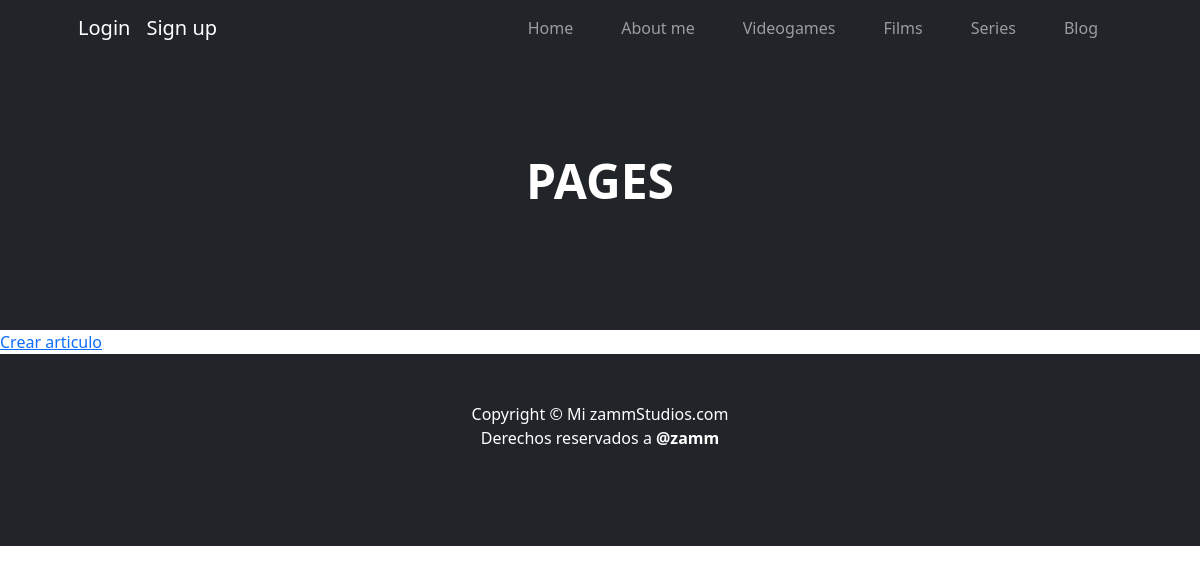
Page /pages/ on the earlier database version.
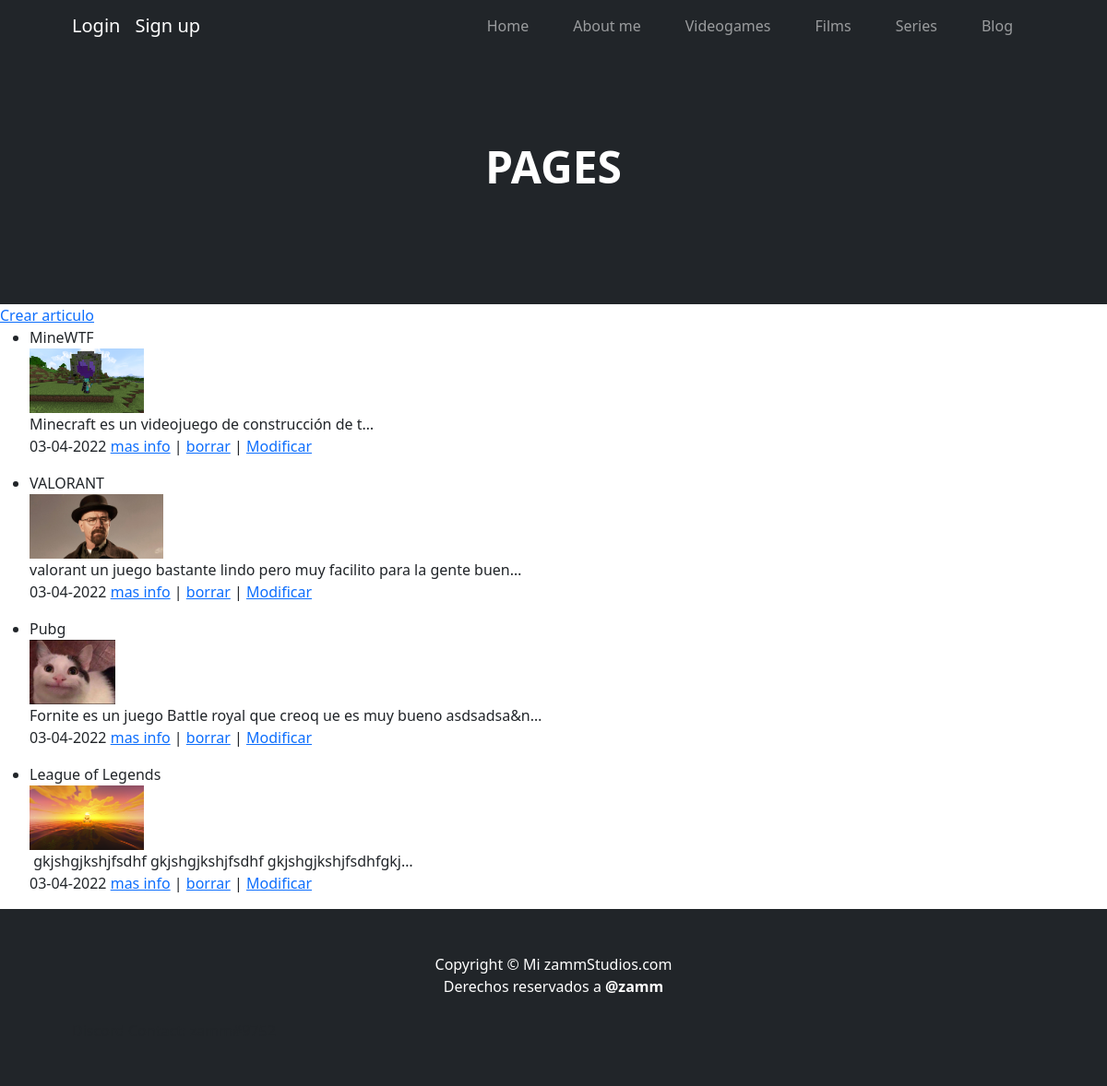
Same page on the later database version.
### blog/models.py (models this page shows, shortened)
class Page(models.Model):
    title = models.CharField(max_length=50)
    subtitle = models.CharField(max_length=100)
    image_page = models.ImageField(upload_to='blog/', blank=True, null=True)
    author = models.CharField(max_length=100)
    content = RichTextField(blank=True, null=True)
    datetimecreation = models.DateTimeField(auto_now_add=True)

### blog/views.py (the view)
# urls.py: path('', views.PagesList.as_view(), name='pages'),
class PagesList(ListView):
    model = Page
    template_name = 'blog/pages_list.html'

### blog/templates/blog/pages_list.html (shortened to what this page needs)
{% extends 'index/index.html' %}
{% block header_block %}
        <header class="bg-dark py-5">
            <div class="container px-5">
                <div class="row gx-5 justify-content-center">
                    <div class="col-lg-6">
                        <div class="text-center my-5">
                            {% block header_text_block %}
                                <h1 class="display-5 fw-bolder text-white mb-2">PAGES</h1>
                            {% endblock header_text_block %}
                        </div>
                    </div>
                </div>
            </div>
        </header>
{% endblock header_block %}
{% block body_block %}
        <a href={% url 'page_create' %}>Crear articulo</a>
    {% for page in page_list %}
        <ul>
            <li>{{page.title}}<br>
                {% if page.image_page %}
                    <img src="{{page.image_page.url}}" alt="image" height="70"><br>
                {% endif %}
                {{page.content|striptags|safe|truncatechars:"70"}}<br>
                {{page.datetimecreation | date:'d-m-Y'}}
                <a href={% url 'page_detail' page.id %}>mas info</a> |
                <a href={% url 'page_delete' page.id %}>borrar</a> |
                <a href={% url 'page_edit' page.id %}>Modificar</a>
            </li>
        </ul>
    {% endfor %}
{% endblock body_block %}

Differences in the rows shown:
added Page: title "MineWTF", image_page (picture), content "Minecraft es un videojuego de construcción de t…", datetimecreation "03-04-2022"
added Page: title "VALORANT", image_page (picture), content "valorant un juego bastante lindo pero muy facilito para la gente buen…", datetimecreation "03-04-2022"
added Page: title "Pubg", image_page (picture), content "Fornite es un juego Battle royal que creoq ue es muy bueno asdsadsa&n…", datetimecreation "03-04-2022"
added Page: title "League of Legends", image_page (picture), content "gkjshgjkshjfsdhf gkjshgjkshjfsdhf gkjshgjkshjfsdhfgkj…", datetimecreation "03-04-2022"
